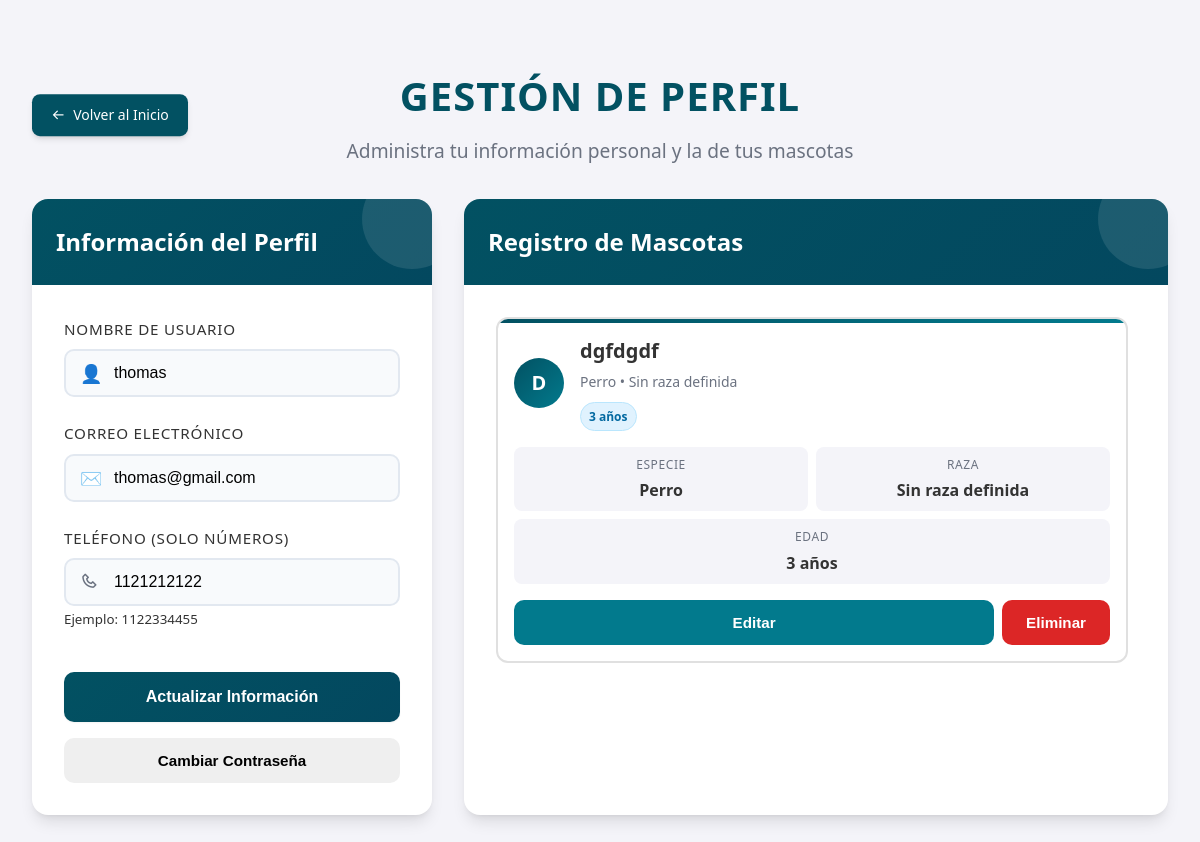
The app's page /gestion_perfil.php (signed in), older data.
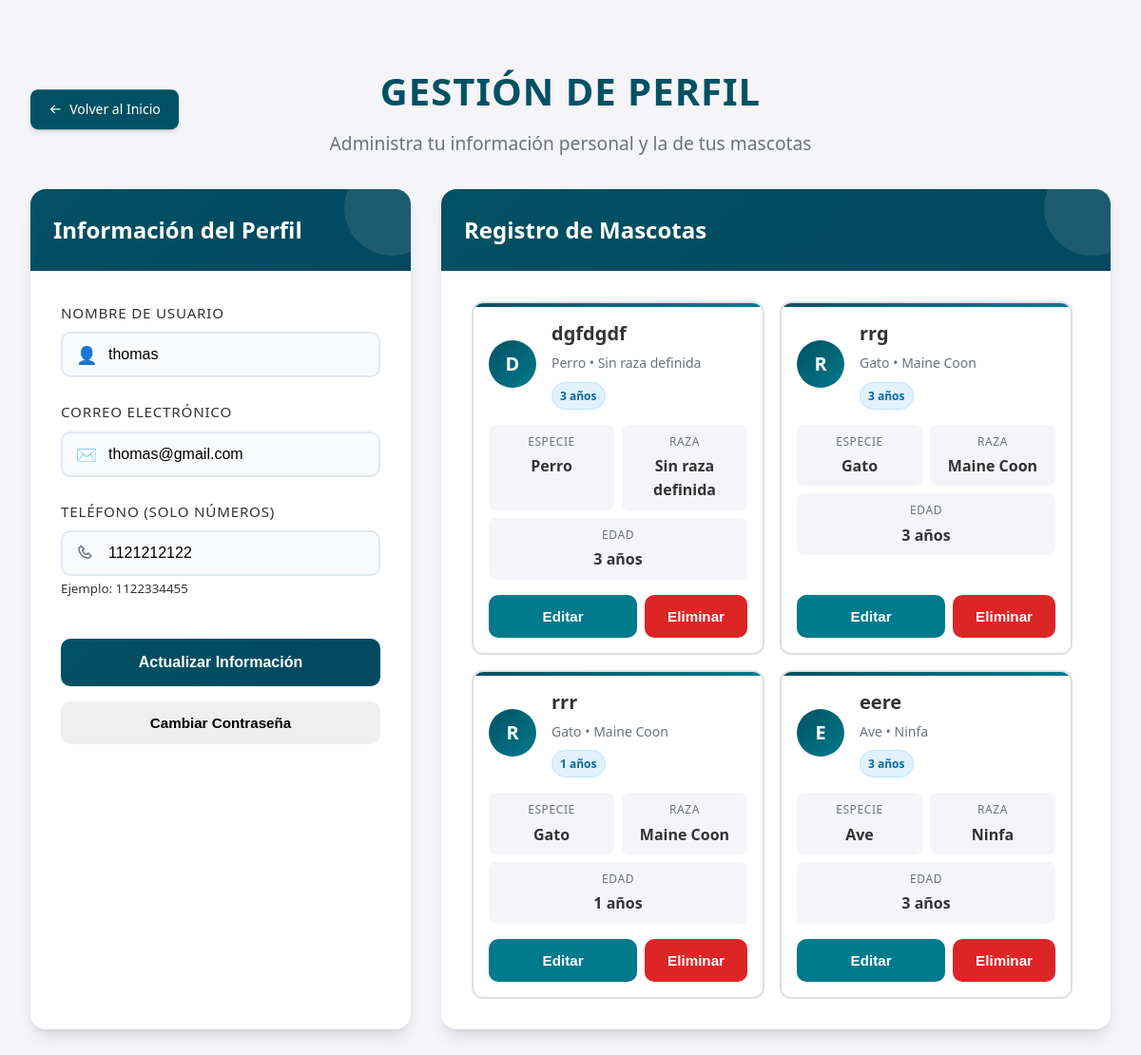
The same page, newer data.
### tables this page shows
CREATE TABLE `mascotas` (
  `id` int(11) NOT NULL,
  `user_id` int(11) NOT NULL,
  `nombre` varchar(50) NOT NULL,
  `especie` varchar(50) NOT NULL,
  `raza` varchar(50) NOT NULL,
  `edad` int(11) NOT NULL,
  `sexo` varchar(10) NOT NULL,
  `peso` decimal(5,2) NOT NULL,
  `esterilizado` tinyint(1) NOT NULL,
  `foto` varchar(255) DEFAULT NULL
);

### gestion_perfil.php (the view, shortened to what the changed rows need)
<?php
$user_id = $_SESSION['user_id'];
try {
    $conn = new PDO("mysql:host=localhost;dbname=veterinaria", "root", "");
    $conn->setAttribute(PDO::ATTR_ERRMODE, PDO::ERRMODE_EXCEPTION);
    $query = "SELECT * FROM mascotas WHERE user_id = :user_id";
    $stmt = $conn->prepare($query);
    $stmt->bindParam(':user_id', $user_id);
    $stmt->execute();
    $mascotas = $stmt->fetchAll(PDO::FETCH_ASSOC);
    }
 catch (PDOException $e) {
    $mensaje = "Error: " . $e->getMessage();
}
?>
<!DOCTYPE html>
<html lang="es">
<head>
    <link href="https://cdn.jsdelivr.net/npm/sweetalert2@11/dist/sweetalert2.min.css" rel="stylesheet">
    <link href="https://cdn.jsdelivr.net/npm/boxicons@2.1.4/css/boxicons.min.css" rel="stylesheet">
</head>
<body>
    <div class="container">
        <div class="header">
            <div class="header-content">
                <h1>Gestión de Perfil</h1>
            </div>
        </div>
        <div class="main-grid">
            <div class="card profile-card">
                <div class="card-header">
                    <h2>Información del Perfil</h2>
                </div>
            </div>
            <div class="card pets-card">
                <div class="card-header">
                    <h2>Registro de Mascotas</h2>
                </div>
                <div class="card-body">
                    <?php if (empty($mascotas)): ?>
                        <div class="no-pets" style="text-align: center; padding: 2rem;">
                            <div style="font-size: 4rem; margin-bottom: 1rem;">🐾</div>
                            <h3 style="color: var(--text-secondary); margin-bottom: 0.5rem;">No tienes mascotas registradas</h3>
                            <p style="color: var(--text-tertiary); margin-bottom: 1.5rem;">¡Agrega tu primera mascota para comenzar!</p>
                            <a href="registrar_mascota.php" class="btn btn-primary">
                                <i class='bx bx-plus'></i> Agregar Mascota
                            </a>
                        </div>
                    <?php else: ?>
                        <div class="pets-grid">
                            <?php foreach ($mascotas as $pet): ?>
                                <div class="pet-card">
                                    <div class="pet-header">
                                        <div class="pet-avatar">
                                            <?php echo strtoupper(substr($pet['nombre'], 0, 1)); ?>
                                        </div>
                                        <div class="pet-info">
                                            <h3><?php echo htmlspecialchars($pet['nombre']); ?></h3>
                                            <p><?php echo htmlspecialchars($pet['especie']); ?> • <?php echo htmlspecialchars($pet['raza']); ?></p>
                                            <div class="pet-age-badge">
                                                <?php echo htmlspecialchars($pet['edad']); ?> años
                                            </div>
                                        </div>
                                    </div>
                                    <div class="pet-details">
                                        <div class="pet-detail">
                                            <div class="pet-detail-label">Especie</div>
                                            <div class="pet-detail-value"><?php echo htmlspecialchars($pet['especie']); ?></div>
                                        </div>
                                        <div class="pet-detail">
                                            <div class="pet-detail-label">Raza</div>
                                            <div class="pet-detail-value"><?php echo htmlspecialchars($pet['raza']); ?></div>
                                        </div>
                                        <div class="pet-detail">
                                            <div class="pet-detail-label">Edad</div>
                                            <div class="pet-detail-value"><?php echo htmlspecialchars($pet['edad']); ?> años</div>
                                        </div>
                                    </div>
                                    <div class="pet-actions">
                                        <button class="btn btn-secondary"
                                                onclick="openModal('<?php echo $pet['id']; ?>', '<?php echo htmlspecialchars($pet['nombre']); ?>', '<?php echo htmlspecialchars($pet['especie']); ?>', '<?php echo htmlspecialchars($pet['raza']); ?>', '<?php echo htmlspecialchars($pet['edad']); ?>')">
                                            Editar
                                        </button>
                                        <form action="gestion_perfil.php" method="post" style="display: inline;">
                                            <button type="submit" name="delete_pet" class="btn btn-danger"
                                                    onclick="return confirm('¿Estás seguro de que quieres eliminar a <?php echo htmlspecialchars($pet['nombre']); ?>?')">
                                                Eliminar
                                            </button>
                                        </form>
                                    </div>
                                </div>
                            <?php endforeach; ?>
                        </div>
                    <?php endif; ?>
                </div>
            </div>
        </div>
    </div>
</body>
</html>

Row changes from the older to the newer data that the page shows:
added mascotas: nombre "R", nombre "rrg", especie "Gato", raza "Maine Coon", edad "3"
added mascotas: nombre "R", nombre "rrr", especie "Gato", raza "Maine Coon", edad "1"
added mascotas: nombre "E", nombre "eere", especie "Ave", raza "Ninfa", edad "3"
